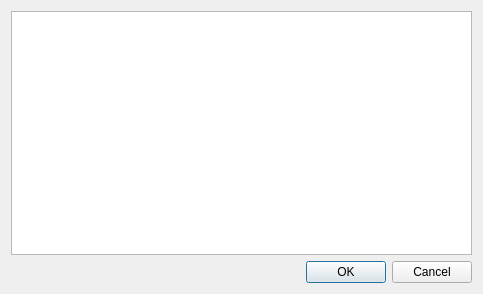
<?xml version="1.0" encoding="UTF-8"?>
<ui version="4.0">
 <class>KeyMatrixNameDlgClass</class>
 <widget class="QDialog" name="KeyMatrixNameDlgClass">
  <property name="geometry">
   <rect>
    <x>0</x>
    <y>0</y>
    <width>483</width>
    <height>294</height>
   </rect>
  </property>
  <property name="windowTitle">
   <string>Key Matrix Key Name Editor</string>
  </property>
  <layout class="QVBoxLayout" name="verticalLayout">
   <item>
    <widget class="QTableWidget" name="tableWidget">
     <property name="selectionMode">
      <enum>QAbstractItemView::SingleSelection</enum>
     </property>
    </widget>
   </item>
   <item>
    <layout class="QHBoxLayout" name="horizontalLayout">
     <item>
      <spacer name="horizontalSpacer">
       <property name="orientation">
        <enum>Qt::Horizontal</enum>
       </property>
       <property name="sizeHint" stdset="0">
        <size>
         <width>40</width>
         <height>20</height>
        </size>
       </property>
      </spacer>
     </item>
     <item>
      <widget class="QPushButton" name="pushButton">
       <property name="text">
        <string>OK</string>
       </property>
      </widget>
     </item>
     <item>
      <widget class="QPushButton" name="pushButton_2">
       <property name="text">
        <string>Cancel</string>
       </property>
      </widget>
     </item>
    </layout>
   </item>
  </layout>
 </widget>
 <layoutdefault spacing="6" margin="11"/>
 <resources/>
 <connections>
  <connection>
   <sender>pushButton_2</sender>
   <signal>clicked()</signal>
   <receiver>KeyMatrixNameDlgClass</receiver>
   <slot>reject()</slot>
   <hints>
    <hint type="sourcelabel">
     <x>267</x>
     <y>328</y>
    </hint>
    <hint type="destinationlabel">
     <x>375</x>
     <y>347</y>
    </hint>
   </hints>
  </connection>
  <connection>
   <sender>pushButton</sender>
   <signal>clicked()</signal>
   <receiver>KeyMatrixNameDlgClass</receiver>
   <slot>accept()</slot>
   <hints>
    <hint type="sourcelabel">
     <x>84</x>
     <y>331</y>
    </hint>
    <hint type="destinationlabel">
     <x>146</x>
     <y>359</y>
    </hint>
   </hints>
  </connection>
 </connections>
</ui>
